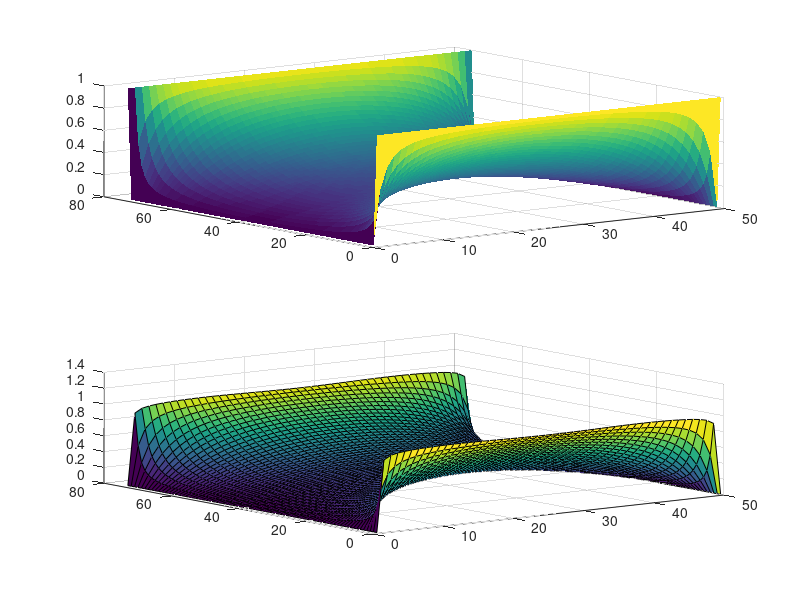

The MATLAB script that drew this image:
clearvars
clearvars -GLOBAL
close all
set(0,'DefaultFigureWindowStyle', 'docked')

global C
global CuCond NoCond
global nx ny
global stepX stepY

C.q_0 = 1.60217653e-19;             % electron charge
C.hb = 1.054571596e-34;             % Dirac constant
C.h = C.hb * 2 * pi;                    % Planck constant
C.m_0 = 9.10938215e-31;             % electron mass
C.kb = 1.3806504e-23;               % Boltzmann constant
C.eps_0 = 8.854187817e-12;          % vacuum permittivity
C.mu_0 = 1.2566370614e-6;           % vacuum permeability
C.c = 299792458;                    % speed of light
C.g = 9.80665;                      % metres (32.1740 ft) per s²

nx = 75;
ny = 50;

CuCond = 1.7e-8;

%Conductivity map

cMap = zeros(nx,ny);

for i = 1:nx
    for j = 1: ny
        cMap(i,j) = CuCond;
    end
end

G = sparse(nx*ny, nx*ny);
F = zeros(1, nx*ny);

for i = 1:nx
    for j = 1:ny
        n = j + (i - 1) * ny;
        
        if i == 1
            G(n,:) = 0;
            G(n,n) = 1;
             F(n) = 1;
            
        elseif i == nx
             G(n,:) = 0;
             G(n,n) = 1;

             F(n) = 1;
          
        
        elseif j == 1
            G(n,:) = 0;
            G(n,n) = 1;
             F(n) = 0;
        elseif j == ny
            G(n,:) = 0;
            G(n,n) = 1;
             F(n) = 0;
        else
            nxm = j + (i-2) * ny;
            nxp = j + (i) * ny;
            nym = (j-1) + (i-1) * ny;
            nyp = (j+1) + (i-1) * ny;
            
            rxm = (cMap(i,j) + cMap(i-1,j))/2.0;
            rxp = (cMap(i,j) + cMap(i+1,j))/2.0;
            rym = (cMap(i,j) + cMap(i,j-1))/2.0;
            ryp = (cMap(i,j) + cMap(i,j+1))/2.0;
            
            G(n,n) = -(rxm + rxp + rym + ryp);
            G(n,nxm) = rxm;
            G(n,nxp) = rxp;
            G(n, nym) = rym;
            G(n, nyp) = ryp;
        end
    end
end

% V using Finite Difference Method

V = G\F';

for i = 1:nx
    for j = 1:ny
        n = j + (i-1) * ny;
        VG(i,j) = V(n);
    end   
end

subplot(2,1,1);
set(surf(VG),'linestyle', 'none');

% V using the Analytical Series Method

N =101;

a = ny;
b = nx/2;
VpSig = zeros(nx,ny);

x = linspace(-b,b,nx);
y = linspace(0,a,ny);
% [X,Y] = meshgrid(x,y);

VSig = zeros(nx,ny);
for k = 1:2:N
    for i = 1:nx
        for j = 1:ny
            VpSig(i,j) = ((4*1)/pi) * (1/k) * ((cosh((k*pi*x(i))/a))/(cosh((k*pi*b)/a))) * sin((k*pi*y(j))/a);
        end    
    end
    VSig = (VSig + VpSig);
    subplot(2,1,2);
   
    surf(VSig)
    pause(0.1)
end

